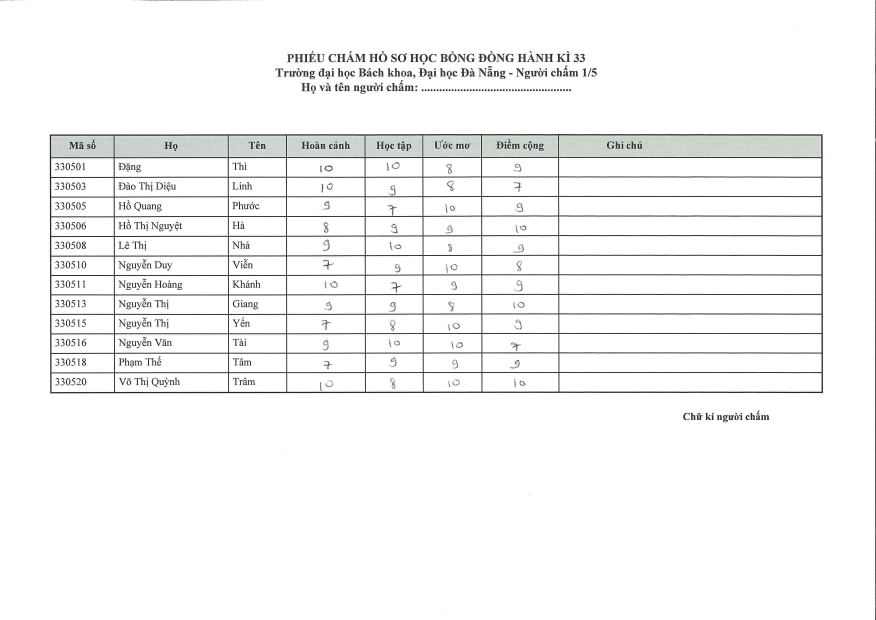
#> input picture Lesson7/TD/RawForm/BKDN_1.jpg, 3504 x 2480 px (shown at 1/4 size)
$ jupyter execute --allow-errors DHEvaluation.ipynb   (shell and % lines are left out)   (Python 2 division)
#> lines starting #> are read from the running program, lines starting #| are printed output that depends on the picture; after the words box and inside, x2 and y2 are one past the last pixel; in counts of white or black regions, pixels touching at a corner belong together
### Lesson7/TD/DHEvaluation_Solution.py
# -*- coding: utf-8 -*-
"""
Created on Thu Mar 29 11:34:28 2018

@author: ndoannguyen
"""

import numpy as np
import cv2
import os
import pandas as pd
import matplotlib.pyplot as plt
from sklearn.neighbors import KNeighborsClassifier
from sklearn.linear_model import LogisticRegression, Perceptron, LinearRegression
from sklearn.discriminant_analysis import LinearDiscriminantAnalysis, QuadraticDiscriminantAnalysis
from sklearn.naive_bayes import GaussianNB
from sklearn.model_selection import cross_val_score

from sklearn.svm import SVC

import scipy.io

RAW_DATA = "RawForm/"
SCORE_DATA = "ScoreData/"
LABEL_DATA = "LabelData/Labels.csv"
MNIST_DATA = "MNIST/mldata/mnist-original"
MNIST_DATA_TRANSFORMED = "MNIST/mldata/mnist-transformed"
MIN_MARK = 0
MAX_MARK = 10

class EvaluationForm:
    BLACK = 0
    BLACK_WHITE_THRESHOLD = 168
    WHITE = 255

    MARGIN_UP = 600
    MARGIN_DOWN = 100
    MARGIN_LEFT = 1140
    MARGIN_RIGHT = 300
    ROW_GROUP_DISTANCE = 10
    COLUMN_GROUP_DISTANCE = 10


    EDGE_LOW_VALUE = 100
    EDGE_HIGH_VALUE = 800
    MIN_VOTE_HORIZONTAL = 400
    MIN_VOTE_VERTICAL = 300

    CELL_MARGIN = 5
    CRITERIA = ["A", "B", "C", "D"]

    SCORE_WIDTH = 0
    SMALL_SIZE = 28

    # [4 lines left out: function __init__, not called in this run]

    def getImage(self):
        return self.img

    def getHeight(self):
        return self.img.shape[0]

    def getWidth(self):
        return self.img.shape[1]

    def getEdges(self):
        self.edges = cv2.Canny(self.img, self.EDGE_LOW_VALUE, self.EDGE_HIGH_VALUE)
        return self.edges

    def saveImage(self, destination_file):
        cv2.imwrite(destination_file, self.img)

    # [111 lines left out: functions getHorizontalLines, getVerticalLines, getHorizontalLineGroups, getCleanHorizontalLineGroups, getVerticalLineGroups, getCleanVerticalLineGroups and 6 more, not called in this run]

MIN_BLACK = 64

def MyPerceptron():
    return Perceptron()

def MyLDA():
    return LinearDiscriminantAnalysis()

def MyQDA():
    return QuadraticDiscriminantAnalysis()

def MyLogisticRegression():
    return LogisticRegression(C = 1.0)

def MyGaussianNaiveBayes():
    return GaussianNB()

def MyKNN5():
    return KNeighborsClassifier(n_neighbors=5, weights = 'uniform')

def MyKNN1():
    return KNeighborsClassifier(n_neighbors=1, weights = 'uniform')

def MySVM():
    return SVC(C = 1.0, kernel = 'linear')

def MyLinearRegression():
    return LinearRegression()

class Mark:
    def __init__(self, X_folder=None, y_file = None):
        if X_folder == None:
            self.X = None
            self.y = None
            self.names = None
            return
        N = len(list(filter(lambda x: x.endswith(".jpg"), os.listdir(X_folder))))
        self.names = [""] * N
        X = [""] * N
        for i, imgfile in enumerate(os.listdir(X_folder)):
            if not imgfile.endswith(".jpg"):
                continue
            intermediate_img = cv2.imread(X_folder + imgfile, cv2.IMREAD_GRAYSCALE)
            ret, img = cv2.threshold(intermediate_img, EvaluationForm.BLACK_WHITE_THRESHOLD, EvaluationForm.WHITE, cv2.THRESH_BINARY)
            self.names[i] = imgfile
            img = ((255 - img.flatten())/255).astype(int)
            X[i] = img
        self.X = np.array(X)
        if y_file != None:
            self.ready(y_file)
        else:
            self.y = None

    # [12 lines left out: function ready, not called in this run]

    def getX(self):
        return self.X

    def getNames(self):
        return self.names

    # [32 lines left out: functions gety, draw, drawAfterFiltering, not called in this run]

    def criterion1(x, y, name, args = None):
        return sum(x) >= MIN_BLACK

    # [13 lines left out: functions criterion2, criterion3, not called in this run]

    CRITERIA = {"FilterByQuality": criterion1,
                "FilterByQualityAndSchool": criterion2,
                "FilterByQualityAndScore": criterion3
                }

    # [60 lines left out: functions filterData, getFilteredX, getFilteredNames, getFilteredy, getTrainTestScore, getWrongCase and 1 more, not called in this run]

    def loadMatData(self, filename):
        mat = scipy.io.loadmat(filename)
        self.X = mat["data"].T
        thres, binary_X = cv2.threshold(self.X, EvaluationForm.BLACK_WHITE_THRESHOLD, EvaluationForm.WHITE, cv2.THRESH_BINARY)
        self.X = binary_X/255
        self.y = mat["label"][0]
        self.names = np.array(["mnist_" + str(i) for i in range(len(self.X))])

    # [20 lines left out: functions loadTransformedMatData, transformMatData, not called in this run]

MODELS = [MyPerceptron, MyLDA, MyQDA, MyLogisticRegression, MyGaussianNaiveBayes, MyKNN5, MyKNN1, MySVM, MyLinearRegression]
MODEL_NAMES = ["Perceptron", "LDA", "QDA", "LogisticRegression", "GaussianNaiveBayes", "KNN5", "KNN1", "SVM", "LinearRegression"]

mnist_mark = Mark()
mnist_mark.loadMatData(MNIST_DATA)

donghanh_mark = Mark(SCORE_DATA, LABEL_DATA)

group_identifier = []
scores = []

mnist_mark = Mark()
mnist_mark.loadTransformedMatData(MNIST_DATA_TRANSFORMED)

donghanh_mark = Mark(SCORE_DATA, LABEL_DATA)

group_identifier = []
scores = []

for i in range(10):
    for j in range(i+1, 10):
        print(i, " and ", j)
        group_identifier.append("%d vs %d" % (i, j))
        mnist_mark.filterData(criterion = "FilterByQualityAndScore", args = [i, j])
        donghanh_mark.filterData(criterion = "FilterByQualityAndScore", args = [i, j])
        model = MyLogisticRegression().fit(mnist_mark.getFilteredX(), mnist_mark.getFilteredy())
        score =  model.score(donghanh_mark.getFilteredX(), donghanh_mark.getFilteredy())
        scores.append(score)

data = pd.DataFrame(scores, index = group_identifier, columns = ["LogisticRegression"])
print(data)

### Lesson7/TD/DHEvaluation.ipynb
# TD7 - Đọc phiếu chấm học bổng Đồng Hành

## Mô tả

<a href="donghanh.net">Quỹ học bổng Đồng Hành</a> được thành lập và quản lí bởi một nhóm du học sinh Việt Nam tại Pháp, thực hiện ý tưởng gây quỹ và trao học bổng cho những sinh viên nghèo hiếu học tại hơn 15 trường đại học ở Việt Nam. Ở mỗi học kì, sinh viên có nguyện vọng sẽ làm hồ sơ xin học bổng Đồng Hành. Một hội đồng giám khảo ở Pháp (thường là các du học sinh) sẽ nghiên cứu các hồ sơ này cùng kết quả một vòng phỏng vấn để quyết định chọn những ứng viên xứng đáng nhất để trao học bổng.

Để đánh giá và so sánh các ứng viên với nhau, mỗi giám khảo sẽ đọc các hồ sơ và cho 4 điểm số ứng với các tiêu chí: hoàn cảnh, học tập, ước mơ và điểm cộng dưới dạng một điểm số từ 0 đến 10 và ghi vào một phiếu chấm. Trong TD này ta giả định điểm luôn là một số **nguyên**.

Hình dưới đây minh hoạ một phiếu chấm như vậy. (Tên các ứng viên có thể đã được thay đổi)

Sau đó, ban tổ chức sẽ thu lại phiếu chấm của tất cả các giám khảo và nhập điểm vào máy tính (cơ sở dữ liệu), thực hiện việc tổng hợp điểm để tính toán kết quả cuối cùng. Việc nhập điểm hiện nay được thực hiện bằng tay.

## Yêu cầu

Trong TD này và TD sau, ta xây dựng một chương trình để từ bản scan phiếu chấm, tự động đọc ra kết quả dưới dạng các điểm số ứng với các ứng viên để thay cho việc con người tự đọc và nhập điểm.

- Ở phần 1, ta sẽ sử dụng thư viện **`opencv`** (hay **cv2**), một thư viện hỗ trợ xử lí hình ảnh để giúp biến mỗi hình ảnh thành một numpy array, và xử lí những thao tác cơ bản như biến ảnh màu thành trắng đen, tìm các đường ngang dọc trong hình. Sau đó, lọc ra các ô chứa điểm (4 ô ứng với cột "hoàn cảnh", "học tập", "ước mơ", "điểm cộng" giao với các hàng). Dữ liệu là hình ảnh các phiếu chấm được scan với chất lượng khá tốt, định dạng jpg, dung lượng không quá lớn (khoảng 500KB)

- Ở phần 2, ta sẽ thực hiện preprocessing để biến các hình ảnh thành các vector.

- Ở phần 3, ta sẽ sử dụng các mô hình đã học để phân loại chữ số dựa trên dữ liệu là những ô điểm mà ta đã lọc ra. Trong giới hạn kiến thức ở amphi, ta sẽ phân loại các cặp chữ số (binary classification, chẳng hạn 0 với 1, 4 với 5).

- Ở phần 4, ta sẽ lặp lại phần 2, nhưng thay vì train với dữ liệu từ các phiếu chấm, ta sẽ train với dữ liệu từ dataset MNIST (với 70000 hình ảnh).

Ở TD sau, ta sẽ chuyển binary classification thành multiclass classification và hoàn thiện chương trình tự động đọc phiếu chấm.

TD này cũng có mục đích giới thiệu bài toán xử lí ảnh, nhưng không đi sâu vào chuyên đề này.

Bạn cần viết các hàm và hoàn thành các class trong file `DHEvaluation.py` và chạy các test theo hướng dẫn ở các bài tập để kiểm tra hàm đã viết.

#> (a cell that did not finish here is left out)

## Phần 1 - Lọc ra các ô điểm. Class `EvaluationForm`

Ta sẽ xây dựng class `EvaluationForm`, mỗi instance của class này mô tả một phiếu chấm. Mỗi instance của class có các attribute cơ bản sau:

- `img`: là một numpy array 2 chiều mô tả hình ảnh dưới dạng các điểm trắng đen

và được xây dựng các hàm sau (sẽ được yêu cầu viết trong các bài tập)

- `__init__(source_img)`: khởi tạo instance từ một hình ảnh có định dạng .jpg
- `getImage()`, `getHeight()`, `getWidth()`: các getter cơ bản trả lại hình ảnh dưới dạng numpy array, kích thước ảnh
- `getEdge()`: lấy các đường viền của ảnh
- `getHorizontalLines()`, `getHorizontalLineGroups()`, `getCleanHorizontalLineGroups()`, `getVerticalLines()`, `getVerticalLineGroups()`, `getCleanVerticalLineGroups()`: lấy và xử lí các đường kẻ ngang và dọc của bảng điểm
- `getCellLeftEdges()`, `getCellRightEdges()`, `getCellTopEdges()`, `getCellBottomEdges()`: lấy toạ độ của các ô điểm
- `saveCells()`: lưu tất cả các ô điểm dưới dạng các tập tin hình ảnh hình vuông kích thước 28 pixel x 28 pixel

### Bài 1 - Cài đặt thư viện opencv

*Hãy tìm cách cài đặt thư viện opencv. (Bạn có thể google, "Install opencv with conda"). *

Đoạn code test sau cần chạy không có lỗi.

[cell 2]
import cv2

### Bài 2 - Đọc hình ảnh

Chức năng chính của **`cv2`** là biến mỗi hình ảnh thành một numpy array. Ví dụ trong đoạn code dưới đây, ta có một hình ảnh tại đường dẫn `RawForm/BKDN_1.jpg`. Hàm **`imread`** của **`cv2`** sẽ đọc hình ảnh và biểu diễn nó dưới dạng một numpy array như sau:

[cell 3]
img = cv2.imread("RawForm/BKDN_1.jpg", cv2.IMREAD_GRAYSCALE)
#> img: shape (2480, 3504); min 0, max 255, mean 245.7
print(img)
#> (printed output is left out)
print(img.shape)
#| (2480, 3504)

Do `RawForm/BKDN_1.jpg` là hình ảnh có kích thước 2480 pixel x 3504 pixel, numpy array được trả lại cũng có kích thước tương ứng. Tham số `cv2.IMREAD_GRAYSCALE` nói rằng ta muốn đọc ảnh dưới dạng đen trắng. Mỗi phần tử trong numpy array là một số nguyên trong đoạn \[0, 255\]: 0 là màu đen, 255 là màu trắng, giữa hai giá trị là các màu xám đậm nhạt khác nhau. Thư viện **`matplotlib`** sẽ giúp ta "vẽ" lại các hình ảnh từ numpy array trên.

[cell 4]
import matplotlib.pyplot as plt

plt.figure(figsize=(20,12))
plt.imshow(img, cmap='gray')

Trong nhiều bài toán, ta không cần quan tâm đến các màu xám, mà sẽ biến hình ảnh thành các ảnh thuần tuý trắng đen. Ví dụ: ta sẽ cho các điểm có giá trị $<$168 thành màu đen và $\geq$168 thành màu trắng. Khi đó, hàm **`threshold`** sẽ giúp ta. (Tham số `cv2.THRESH_BINARY` nói rằng ta muốn đưa ảnh về trắng đen)

[cell 5]
thres, black_white_img = cv2.threshold(img, 168, 255, cv2.THRESH_BINARY)
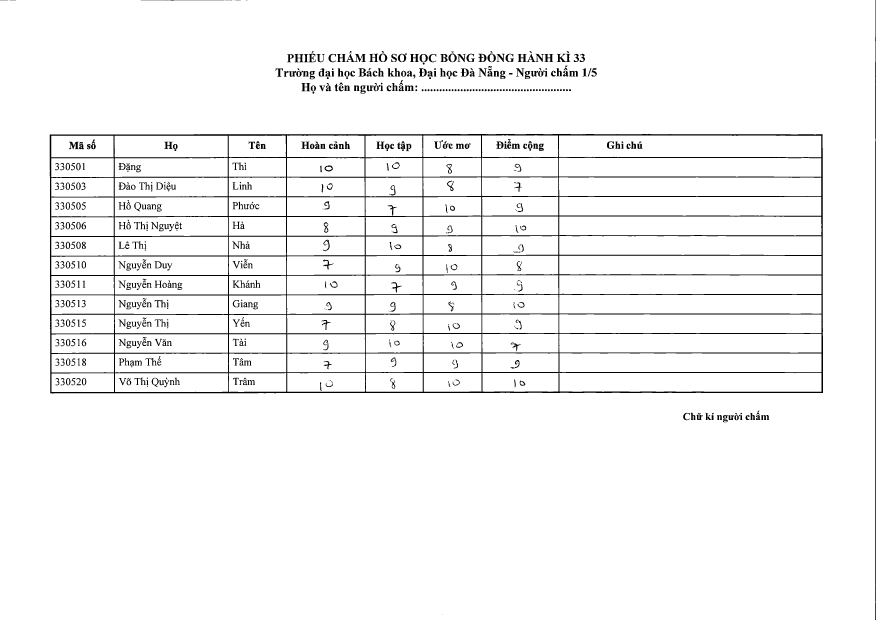
#> black_white_img: shape (2480, 3504) (shown at 1/4 size); 96.2% white; 672 black regions (82 under 20 px), largest, box (x1, y1, x2, y2) and area: (199, 536, 3292, 1574) 207157, (3500, 0, 3504, 2480) 7177, (1385, 215, 1463, 248) 977
print thres
print black_white_img
#> (printed output is left out)


$ run again, with Lesson7/TD/RawForm/BKDN_2.jpg copied over Lesson7/TD/RawForm/BKDN_1.jpg
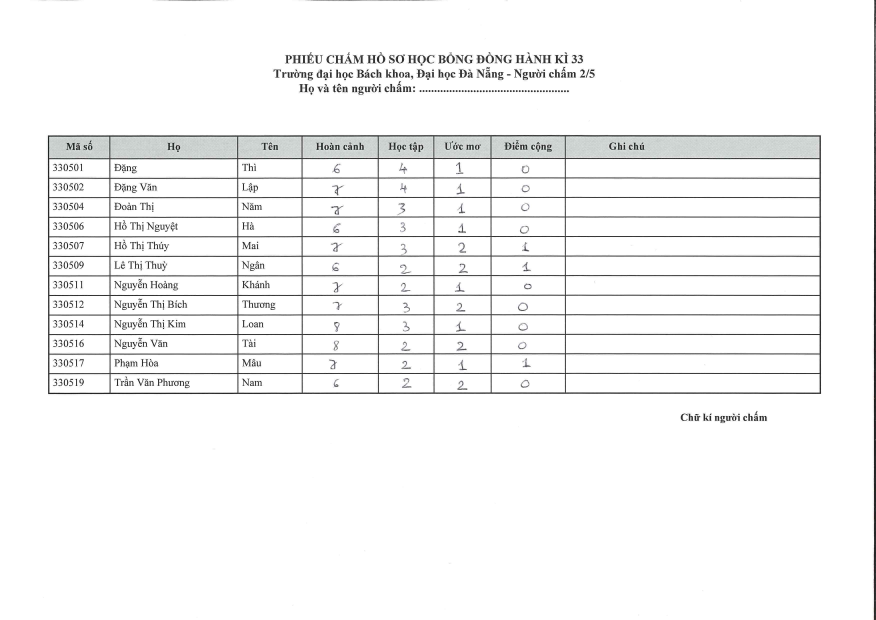
#> input picture Lesson7/TD/RawForm/BKDN_2.jpg, 3504 x 2480 px (shown at 1/4 size)
#> (printed output is left out)
#| (2480, 3504)
#> `thres, black_white_img = cv2.threshold(img, 168, 255, cv2.THRESH_BINARY)`:
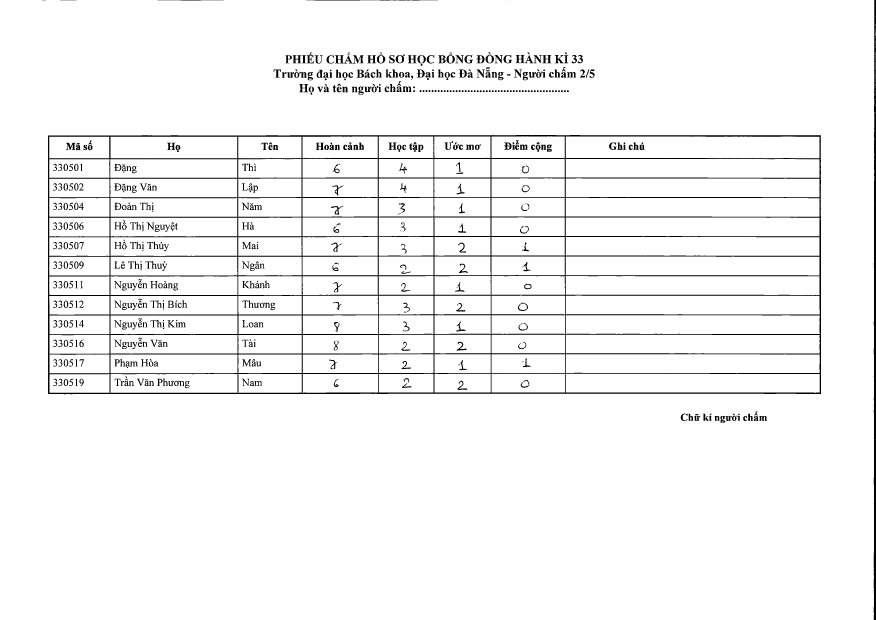
#> black_white_img: shape (2480, 3504) (shown at 1/4 size); 96.1% white; 632 black regions (62 under 20 px), largest, box (x1, y1, x2, y2) and area: (192, 540, 3284, 1577) 207169, (3495, 0, 3504, 2480) 19333, (1376, 221, 1455, 254) 982
#> (printed output is left out)
